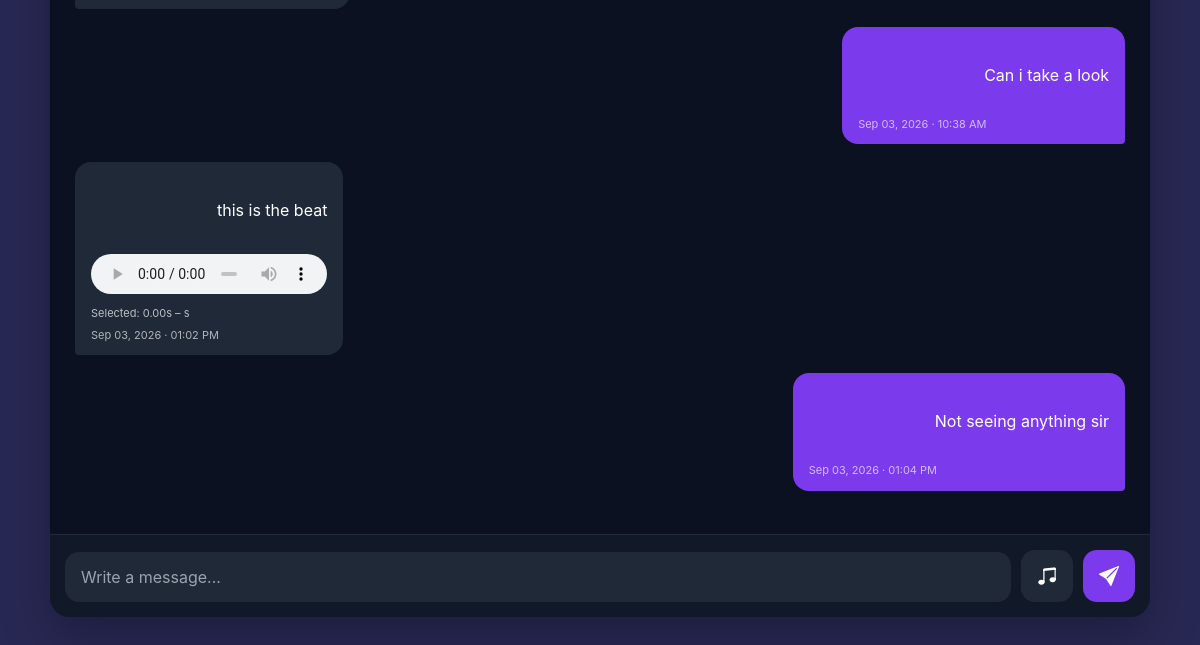
The app's page /chat/2/ (signed in, lower part), older data.
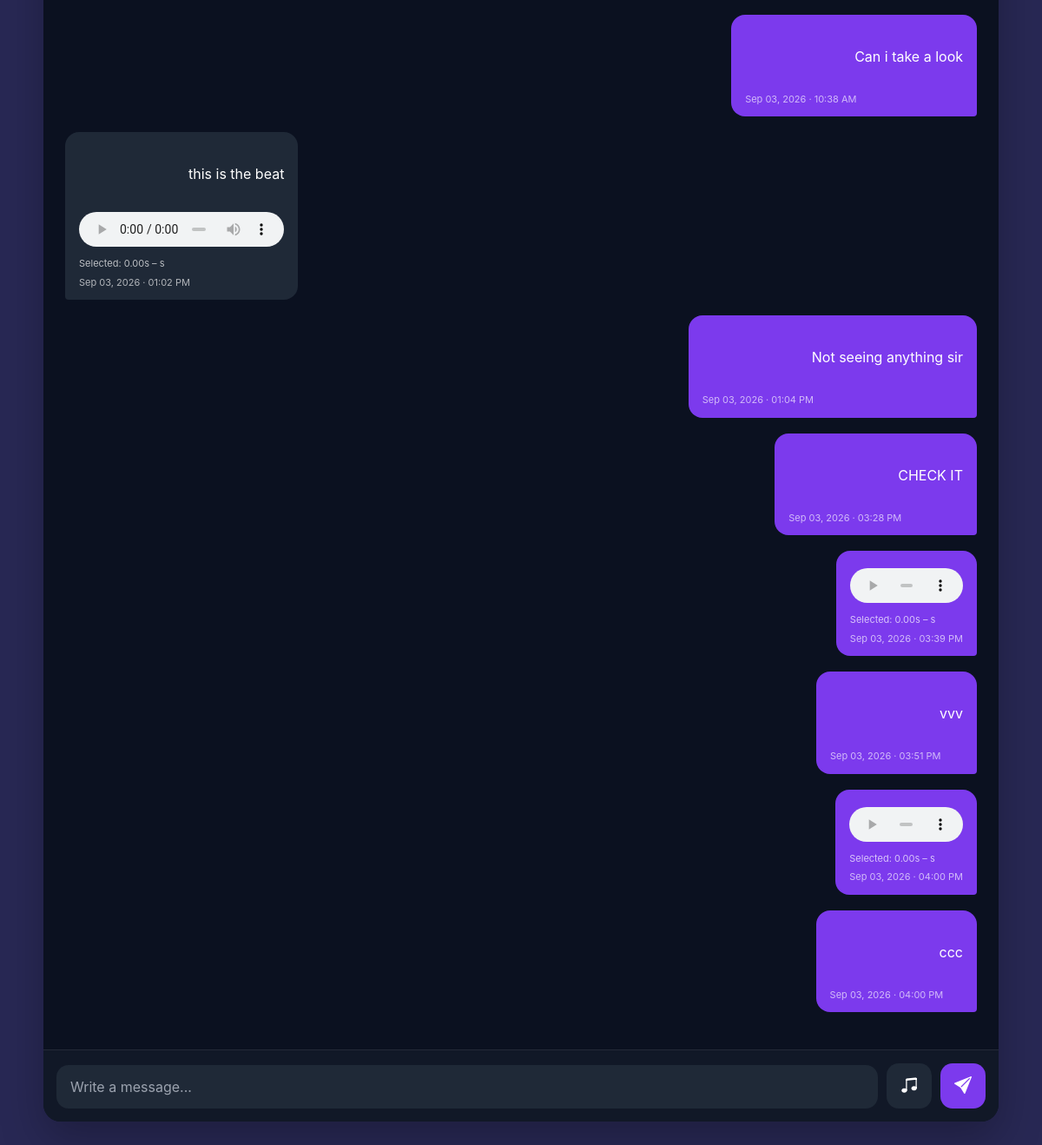
The same page, newer data.
### messaging/models.py (models this page shows, shortened)
class Message(models.Model):
    conversation = models.ForeignKey(
        Conversation,
        on_delete=models.CASCADE,
        related_name="messages",
    )
    sender = models.ForeignKey(
        settings.AUTH_USER_MODEL,
        on_delete=models.CASCADE,
        related_name="sent_messages",
    )
    message = models.TextField(
        blank=True
    )
    audio = models.FileField(
        upload_to="messages/audio/%Y/%m/",
        null=True,
        blank=True,
        validators=[validate_audio_file],
    )
    audio_start = models.FloatField(
        default=0,
    )
    audio_end = models.FloatField(
        null=True,
        blank=True,
    )
    is_read = models.BooleanField(
        default=False
    )
    created_at = models.DateTimeField(
        auto_now_add=True
    )
    class Meta:
        ordering = ["created_at"]

### messaging/views.py (the view, shortened to what this page needs)
@login_required
def chat(request, collaboration_id):
    collaboration = get_object_or_404(
        Collaboration.objects.select_related(
            "artist",
            "producer",
        ),
        id=collaboration_id,
    )
    if request.user not in [
        collaboration.artist,
        collaboration.producer,
    ]:
        messages.error(
            request,
            "You do not have access to this conversation.",
        )
        return redirect("dashboard")
    conversation, created = Conversation.objects.get_or_create(
        collaboration=collaboration
    )
    conversation.messages.filter(
        is_read=False
    ).exclude(
        sender=request.user
    ).update(
        is_read=True
    )
    messages_list = conversation.messages.select_related(
        "sender"
    ).all()
    audio_messages = conversation.messages.filter(
    audio__isnull=False
    ).exclude(
        audio=""
    ).select_related("sender")
    return render(
        request,
        "messaging/chat.html",
        {
            "conversation": conversation,
            "collaboration": collaboration,
            "messages": messages_list,
            "audio_messages": audio_messages,
        },
    )

### templates/messaging/chat.html (shortened to what this page needs)
{% extends "base.html" %}
{% block content %}
<div class="container">
    <div class="chat-wrapper">
        <div class="chat-card">
            <div class="chat-body" id="chatMessages">
                {% for message in messages %}
                <div class="message-row
                        {% if message.sender == request.user %}
                            sent
                        {% else %}
                            received
                        {% endif %}">
                    <div class="message-bubble">
                        {% if message.message %}
                        <p class="message-text">
                            {{ message.message }}
                        </p>
                        {% endif %}
                        {% if message.audio %}
                        <div class="audio-message">
                            <audio controls preload="metadata">
                                <source src="{{ message.audio.url }}">
                            </audio>
                            {% if message.audio_start is not None %}
                            <div class="audio-range">
                                Selected:
                                {{ message.audio_start|floatformat:2 }}s
                                –
                                {{ message.audio_end|floatformat:2 }}s
                            </div>
                            {% endif %}
                        </div>
                        {% endif %}
                        <small class="message-time">
                            {{ message.created_at|date:"M d, Y · h:i A" }}
                        </small>
                    </div>
                </div>
                {% endfor %}
            </div>
            <div class="chat-input">
                <form method="POST" enctype="multipart/form-data" id="chatForm">
                    <textarea name="message" id="messageInput" rows="1" placeholder="Write a message..."></textarea>
                    <button type="button" class="music-btn" id="musicButton">
                        <i class="bi bi-music-note-beamed"></i>
                    </button>
                    <button type="submit" class="send-btn">
                        <i class="bi bi-send-fill"></i>
                    </button>
                </form>
            </div>
        </div>
    </div>
</div>
{% endblock %}

Row changes from the older to the newer data that the page shows:
added Message: message "CHECK IT", created_at "Sep 03, 2026 · 03:28 PM"
added Message: audio_start "0.00", created_at "Sep 03, 2026 · 03:39 PM"
added Message: message "vvv", created_at "Sep 03, 2026 · 03:51 PM"
added Message: audio_start "0.00", created_at "Sep 03, 2026 · 04:00 PM"
added Message: message "ccc", created_at "Sep 03, 2026 · 04:00 PM"
